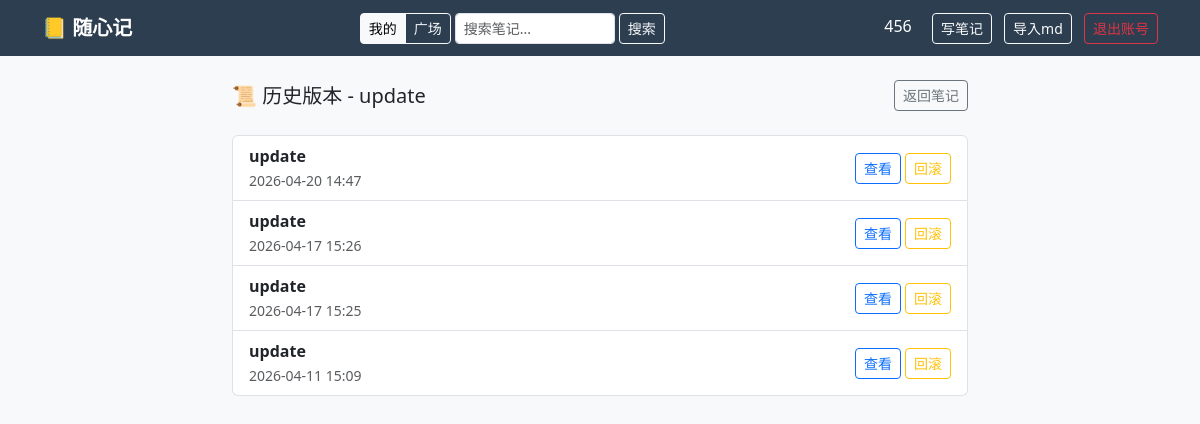
/notes/9/history (signed in), run on the app's committed database.
### app.py (models this page shows)
class User(UserMixin, db.Model):
    id       = db.Column(db.Integer, primary_key=True)
    username = db.Column(db.String(80), unique=True, nullable=False)
    password = db.Column(db.String(200), nullable=False)
    notes    = db.relationship('Note', backref='author', lazy=True)
    comments = db.relationship('Comment', backref='author', lazy=True)

class Note(db.Model):
    id         = db.Column(db.Integer, primary_key=True)
    title      = db.Column(db.String(200), nullable=False)
    content    = db.Column(db.Text, nullable=False)
    created_at = db.Column(db.DateTime, default=datetime.utcnow)
    updated_at = db.Column(db.DateTime, default=datetime.utcnow)  # 手动在 edit 时刷新
    user_id    = db.Column(db.Integer, db.ForeignKey('user.id'), nullable=False)
    folder_id  = db.Column(db.Integer, db.ForeignKey('folder.id'), nullable=True)
    is_public  = db.Column(db.Boolean, default=False)
    is_deleted = db.Column(db.Boolean, default=False)
    deleted_at = db.Column(db.DateTime, nullable=True)
    tags       = db.relationship('Tag', secondary=note_tags, backref='notes')
    comments   = db.relationship('Comment', backref='note', lazy=True, order_by='Comment.created_at.desc()', cascade='all, delete-orphan')
    versions   = db.relationship('NoteVersion', backref='note', lazy=True, order_by='NoteVersion.created_at.desc()', cascade='all, delete-orphan')

class NoteVersion(db.Model):
    id            = db.Column(db.Integer, primary_key=True)
    note_id       = db.Column(db.Integer, db.ForeignKey('note.id'), nullable=False)
    title         = db.Column(db.String(200), nullable=False)
    content       = db.Column(db.Text, nullable=False)
    tags_snapshot = db.Column(db.Text, nullable=True)
    created_at    = db.Column(db.DateTime, default=datetime.utcnow)

### app.py (the view)
@app.route('/notes/<int:note_id>/history')
@login_required
def note_history(note_id):
    note = get_or_404(Note, note_id)
    versions = NoteVersion.query.filter_by(note_id=note_id).order_by(NoteVersion.created_at.desc()).all()
    return render_template('note_history.html', note=note, versions=versions)

### app.py (called while the page is built)
@app.template_filter('local_time')
def local_time(dt):
    if dt is None:
        return ''
    beijing = timezone(timedelta(hours=8))
    return dt.replace(tzinfo=timezone.utc).astimezone(beijing).strftime('%Y-%m-%d %H:%M')

def get_or_404(model, pk):
    obj = db.session.get(model, pk)
    if obj is None:
        from flask import abort
        abort(404)
    return obj

@login_manager.user_loader
def load_user(user_id):
    return db.session.get(User, int(user_id))

### templates/note_history.html (shortened to what this page needs)
{% extends 'base.html' %}
{% block content %}
<div class="row justify-content-center">
    <div class="col-md-8">
        <div class="d-flex justify-content-between align-items-center mb-4">
            <h5 class="mb-0">📜 历史版本 - {{ note.title }}</h5>
            <a href="/notes/{{ note.id }}" class="btn btn-sm btn-outline-secondary">返回笔记</a>
        </div>
        {% if versions %}
        <div class="list-group">
            {% for v in versions %}
            <div class="list-group-item list-group-item-action d-flex justify-content-between align-items-center">
                <div>
                    <strong>{{ v.title }}</strong>
                    <br>
                    <small class="text-muted">{{ v.created_at | local_time }}</small>
                </div>
                <div class="d-flex gap-1">
                    <a href="/notes/{{ note.id }}/history/{{ v.id }}" class="btn btn-sm btn-outline-primary">查看</a>
                    <form method="POST" action="/notes/{{ note.id }}/history/{{ v.id }}/rollback"
                          onsubmit="return confirm('回滚到此版本？当前内容将保存为新版本。')">
                        <button type="submit" class="btn btn-sm btn-outline-warning">回滚</button>
                    </form>
                </div>
            </div>
            {% endfor %}
        </div>
        {% else %}
        <div class="card p-4 text-center text-muted">
            <p>暂无历史版本</p>
            <p class="small">编辑笔记后会自动保存历史版本</p>
        </div>
        {% endif %}
    </div>
</div>
{% endblock %}

### templates/base.html (shortened to what this page needs)
<!DOCTYPE html>
<html>
<head>
    <link href="https://cdn.jsdelivr.net/npm/bootstrap@5.3.0/dist/css/bootstrap.min.css" rel="stylesheet">
    <link rel="stylesheet" href="https://cdn.jsdelivr.net/npm/easymde/dist/easymde.min.css">
</head>
<body>
    <nav class="navbar navbar-dark mb-4">
        <div class="container">
            <a class="navbar-brand fw-bold" href="/">📒 随心记</a>
            {% if current_user.is_authenticated %}
            <form class="d-flex align-items-center me-2" method="GET" action="/search" id="navSearchForm">
                <div class="btn-group btn-group-sm me-1" role="group">
                    <label class="btn btn-outline-light" for="nav-scope-mine">我的</label>
                    <label class="btn btn-outline-light" for="nav-scope-plaza">广场</label>
                </div>
                <input type="text" name="q" class="form-control form-control-sm me-1" placeholder="搜索笔记..."
                    style="width:160px">
                <button type="submit" class="btn btn-sm btn-outline-light">搜索</button>
            </form>
            <div>
                <a href="/profile" class="text-white text-decoration-none me-3">{{ current_user.username }}</a>
                <a href="/notes/new" class="btn btn-sm btn-outline-light me-2">写笔记</a>
                <form method="POST" action="/notes/import" enctype="multipart/form-data" class="d-inline">
                    <label class="btn btn-sm btn-outline-light me-2">
                        导入md
                    </label>
                </form>
                <a href="/logout" class="btn btn-sm btn-outline-danger" onclick="return confirm('确定要退出账号吗？')">退出账号</a>
            </div>
            {% endif %}
        </div>
    </nav>
    <div class="container">
        {% block content %}{% endblock %}
    </div>
</body>
</html>

### templates/base.html (style rules this page uses)
body { background-color: #f8f9fa; }
.navbar { background-color: #2c3e50 !important; }

### data on the page
User: username "456"
Note: title "update"
NoteVersion: title "update", created_at|local_time "2026-04-20 14:47"
NoteVersion: title "update", created_at|local_time "2026-04-17 15:26"
NoteVersion: title "update", created_at|local_time "2026-04-17 15:25"
NoteVersion: title "update", created_at|local_time "2026-04-11 15:09"
